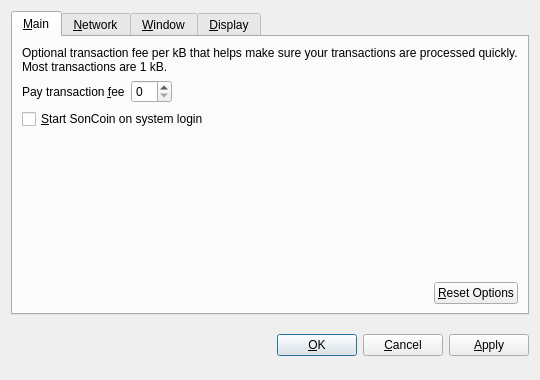
<?xml version="1.0" encoding="UTF-8"?>
<ui version="4.0">
 <class>OptionsDialog</class>
 <widget class="QDialog" name="OptionsDialog">
  <property name="geometry">
   <rect>
    <x>0</x>
    <y>0</y>
    <width>540</width>
    <height>380</height>
   </rect>
  </property>
  <property name="windowTitle">
   <string>Options</string>
  </property>
  <property name="modal">
   <bool>true</bool>
  </property>
  <layout class="QVBoxLayout" name="verticalLayout">
   <item>
    <widget class="QTabWidget" name="tabWidget">
     <property name="tabPosition">
      <enum>QTabWidget::North</enum>
     </property>
     <property name="currentIndex">
      <number>0</number>
     </property>
     <widget class="QWidget" name="tabMain">
      <attribute name="title">
       <string>&amp;Main</string>
      </attribute>
      <layout class="QVBoxLayout" name="verticalLayout_Main">
       <item>
        <widget class="QLabel" name="transactionFeeInfoLabel">
         <property name="text">
          <string>Optional transaction fee per kB that helps make sure your transactions are processed quickly. Most transactions are 1 kB.</string>
         </property>
         <property name="textFormat">
          <enum>Qt::PlainText</enum>
         </property>
         <property name="wordWrap">
          <bool>true</bool>
         </property>
        </widget>
       </item>
       <item>
        <layout class="QHBoxLayout" name="horizontalLayout_1_Main">
         <item>
          <widget class="QLabel" name="transactionFeeLabel">
           <property name="text">
            <string>Pay transaction &amp;fee</string>
           </property>
           <property name="textFormat">
            <enum>Qt::PlainText</enum>
           </property>
           <property name="buddy">
            <cstring>transactionFee</cstring>
           </property>
          </widget>
         </item>
         <item>
          <widget class="BitcoinAmountField" name="transactionFee"/>
         </item>
         <item>
          <spacer name="horizontalSpacer_1_Main">
           <property name="orientation">
            <enum>Qt::Horizontal</enum>
           </property>
           <property name="sizeHint" stdset="0">
            <size>
             <width>40</width>
             <height>20</height>
            </size>
           </property>
          </spacer>
         </item>
        </layout>
       </item>
       <item>
        <widget class="QCheckBox" name="bitcoinAtStartup">
         <property name="toolTip">
          <string>Automatically start SonCoin after logging in to the system.</string>
         </property>
         <property name="text">
          <string>&amp;Start SonCoin on system login</string>
         </property>
        </widget>
       </item>
       <item>
        <spacer name="verticalSpacer_Main">
         <property name="orientation">
          <enum>Qt::Vertical</enum>
         </property>
         <property name="sizeHint" stdset="0">
          <size>
           <width>20</width>
           <height>40</height>
          </size>
         </property>
        </spacer>
       </item>
       <item>
        <layout class="QHBoxLayout" name="horizontalLayout_2_Main">
         <item>
          <spacer name="horizontalSpacer_2_Main">
           <property name="orientation">
            <enum>Qt::Horizontal</enum>
           </property>
           <property name="sizeHint" stdset="0">
            <size>
             <width>40</width>
             <height>20</height>
            </size>
           </property>
          </spacer>
         </item>
         <item>
          <widget class="QPushButton" name="resetButton">
           <property name="toolTip">
            <string>Reset all client options to default.</string>
           </property>
           <property name="text">
            <string>&amp;Reset Options</string>
           </property>
           <property name="autoDefault">
            <bool>false</bool>
           </property>
          </widget>
         </item>
        </layout>
       </item>
      </layout>
     </widget>
     <widget class="QWidget" name="tabNetwork">
      <attribute name="title">
       <string>&amp;Network</string>
      </attribute>
      <layout class="QVBoxLayout" name="verticalLayout_Network">
       <item>
        <widget class="QCheckBox" name="mapPortUpnp">
         <property name="toolTip">
          <string>Automatically open the SonCoin client port on the router. This only works when your router supports UPnP and it is enabled.</string>
         </property>
         <property name="text">
          <string>Map port using &amp;UPnP</string>
         </property>
        </widget>
       </item>
       <item>
        <widget class="QCheckBox" name="connectSocks">
         <property name="toolTip">
          <string>Connect to the SonCoin network through a SOCKS proxy (e.g. when connecting through Tor).</string>
         </property>
         <property name="text">
          <string>&amp;Connect through SOCKS proxy:</string>
         </property>
        </widget>
       </item>
       <item>
        <layout class="QHBoxLayout" name="horizontalLayout_Network">
         <item>
          <widget class="QLabel" name="proxyIpLabel">
           <property name="text">
            <string>Proxy &amp;IP:</string>
           </property>
           <property name="textFormat">
            <enum>Qt::PlainText</enum>
           </property>
           <property name="buddy">
            <cstring>proxyIp</cstring>
           </property>
          </widget>
         </item>
         <item>
          <widget class="QValidatedLineEdit" name="proxyIp">
           <property name="maximumSize">
            <size>
             <width>140</width>
             <height>16777215</height>
            </size>
           </property>
           <property name="toolTip">
            <string>IP address of the proxy (e.g. 127.0.0.1)</string>
           </property>
          </widget>
         </item>
         <item>
          <widget class="QLabel" name="proxyPortLabel">
           <property name="text">
            <string>&amp;Port:</string>
           </property>
           <property name="textFormat">
            <enum>Qt::PlainText</enum>
           </property>
           <property name="buddy">
            <cstring>proxyPort</cstring>
           </property>
          </widget>
         </item>
         <item>
          <widget class="QLineEdit" name="proxyPort">
           <property name="maximumSize">
            <size>
             <width>55</width>
             <height>16777215</height>
            </size>
           </property>
           <property name="toolTip">
            <string>Port of the proxy (e.g. 9050)</string>
           </property>
          </widget>
         </item>
         <item>
          <widget class="QLabel" name="socksVersionLabel">
           <property name="text">
            <string>SOCKS &amp;Version:</string>
           </property>
           <property name="textFormat">
            <enum>Qt::PlainText</enum>
           </property>
           <property name="buddy">
            <cstring>socksVersion</cstring>
           </property>
          </widget>
         </item>
         <item>
          <widget class="QValueComboBox" name="socksVersion">
           <property name="toolTip">
            <string>SOCKS version of the proxy (e.g. 5)</string>
           </property>
          </widget>
         </item>
         <item>
          <spacer name="horizontalSpacer_Network">
           <property name="orientation">
            <enum>Qt::Horizontal</enum>
           </property>
           <property name="sizeHint" stdset="0">
            <size>
             <width>40</width>
             <height>20</height>
            </size>
           </property>
          </spacer>
         </item>
        </layout>
       </item>
       <item>
        <spacer name="verticalSpacer_Network">
         <property name="orientation">
          <enum>Qt::Vertical</enum>
         </property>
         <property name="sizeHint" stdset="0">
          <size>
           <width>20</width>
           <height>40</height>
          </size>
         </property>
        </spacer>
       </item>
      </layout>
     </widget>
     <widget class="QWidget" name="tabWindow">
      <attribute name="title">
       <string>&amp;Window</string>
      </attribute>
      <layout class="QVBoxLayout" name="verticalLayout_Window">
       <item>
        <widget class="QCheckBox" name="minimizeToTray">
         <property name="toolTip">
          <string>Show only a tray icon after minimizing the window.</string>
         </property>
         <property name="text">
          <string>&amp;Minimize to the tray instead of the taskbar</string>
         </property>
        </widget>
       </item>
       <item>
        <widget class="QCheckBox" name="minimizeOnClose">
         <property name="toolTip">
          <string>Minimize instead of exit the application when the window is closed. When this option is enabled, the application will be closed only after selecting Quit in the menu.</string>
         </property>
         <property name="text">
          <string>M&amp;inimize on close</string>
         </property>
        </widget>
       </item>
       <item>
        <spacer name="verticalSpacer_Window">
         <property name="orientation">
          <enum>Qt::Vertical</enum>
         </property>
         <property name="sizeHint" stdset="0">
          <size>
           <width>20</width>
           <height>40</height>
          </size>
         </property>
        </spacer>
       </item>
      </layout>
     </widget>
     <widget class="QWidget" name="tabDisplay">
      <attribute name="title">
       <string>&amp;Display</string>
      </attribute>
      <layout class="QVBoxLayout" name="verticalLayout_Display">
       <item>
        <layout class="QHBoxLayout" name="horizontalLayout_1_Display">
         <item>
          <widget class="QLabel" name="langLabel">
           <property name="text">
            <string>User Interface &amp;language:</string>
           </property>
           <property name="textFormat">
            <enum>Qt::PlainText</enum>
           </property>
           <property name="buddy">
            <cstring>lang</cstring>
           </property>
          </widget>
         </item>
         <item>
          <widget class="QValueComboBox" name="lang">
           <property name="toolTip">
            <string>The user interface language can be set here. This setting will take effect after restarting SonCoin.</string>
           </property>
          </widget>
         </item>
        </layout>
       </item>
       <item>
        <layout class="QHBoxLayout" name="horizontalLayout_2_Display">
         <item>
          <widget class="QLabel" name="unitLabel">
           <property name="text">
            <string>&amp;Unit to show amounts in:</string>
           </property>
           <property name="textFormat">
            <enum>Qt::PlainText</enum>
           </property>
           <property name="buddy">
            <cstring>unit</cstring>
           </property>
          </widget>
         </item>
         <item>
          <widget class="QValueComboBox" name="unit">
           <property name="toolTip">
            <string>Choose the default subdivision unit to show in the interface and when sending coins.</string>
           </property>
          </widget>
         </item>
        </layout>
       </item>
       <item>
        <widget class="QCheckBox" name="displayAddresses">
         <property name="toolTip">
          <string>Whether to show SonCoin addresses in the transaction list or not.</string>
         </property>
         <property name="text">
          <string>&amp;Display addresses in transaction list</string>
         </property>
        </widget>
       </item>
       <item>
        <widget class="QCheckBox" name="coinControlFeatures">
         <property name="toolTip">
          <string>Whether to show coin control features or not.</string>
         </property>
         <property name="text">
          <string>Display coin &amp;control features (experts only!)</string>
         </property>
        </widget>
       </item>
       <item>
        <spacer name="verticalSpacer_Display">
         <property name="orientation">
          <enum>Qt::Vertical</enum>
         </property>
         <property name="sizeHint" stdset="0">
          <size>
           <width>20</width>
           <height>40</height>
          </size>
         </property>
        </spacer>
       </item>
      </layout>
     </widget>
    </widget>
   </item>
   <item>
    <layout class="QHBoxLayout" name="horizontalLayout_Buttons">
     <item>
      <spacer name="horizontalSpacer_1">
       <property name="orientation">
        <enum>Qt::Horizontal</enum>
       </property>
       <property name="sizeHint" stdset="0">
        <size>
         <width>40</width>
         <height>48</height>
        </size>
       </property>
      </spacer>
     </item>
     <item>
      <widget class="QLabel" name="statusLabel">
       <property name="font">
        <font>
         <weight>75</weight>
         <bold>true</bold>
        </font>
       </property>
       <property name="text">
        <string/>
       </property>
       <property name="textFormat">
        <enum>Qt::PlainText</enum>
       </property>
       <property name="wordWrap">
        <bool>true</bool>
       </property>
      </widget>
     </item>
     <item>
      <spacer name="horizontalSpacer_2">
       <property name="orientation">
        <enum>Qt::Horizontal</enum>
       </property>
       <property name="sizeHint" stdset="0">
        <size>
         <width>40</width>
         <height>48</height>
        </size>
       </property>
      </spacer>
     </item>
     <item>
      <widget class="QPushButton" name="okButton">
       <property name="text">
        <string>&amp;OK</string>
       </property>
      </widget>
     </item>
     <item>
      <widget class="QPushButton" name="cancelButton">
       <property name="text">
        <string>&amp;Cancel</string>
       </property>
       <property name="autoDefault">
        <bool>false</bool>
       </property>
      </widget>
     </item>
     <item>
      <widget class="QPushButton" name="applyButton">
       <property name="text">
        <string>&amp;Apply</string>
       </property>
       <property name="autoDefault">
        <bool>false</bool>
       </property>
      </widget>
     </item>
    </layout>
   </item>
  </layout>
 </widget>
 <customwidgets>
  <customwidget>
   <class>BitcoinAmountField</class>
   <extends>QSpinBox</extends>
   <header>bitcoinamountfield.h</header>
  </customwidget>
  <customwidget>
   <class>QValueComboBox</class>
   <extends>QComboBox</extends>
   <header>qvaluecombobox.h</header>
  </customwidget>
  <customwidget>
   <class>QValidatedLineEdit</class>
   <extends>QLineEdit</extends>
   <header>qvalidatedlineedit.h</header>
  </customwidget>
 </customwidgets>
 <resources/>
 <connections/>
</ui>
